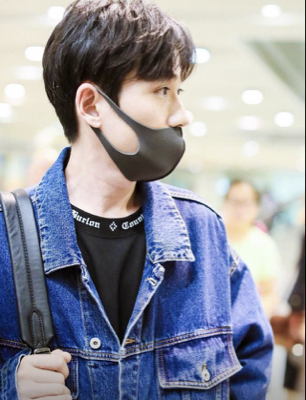
%> input picture src/task2/data/1.png, 306 x 400 px; its folder holds only this picture in this run
$ octave --eval "test;"   (GNU Octave 9; MATLAB toolbox functions it lacks are replaced by stand-ins)
%> lines starting %> are read from the running program, lines starting %| are printed output that depends on the picture
### src/task2/purgesmallregions.m
function Out = purgesmallregions(BW)
    [Reg, N] = bwlabel(BW);
    Area = zeros(N,1);

    for i = 1:N
       Area(i) = nnz(Reg == i);
    end

    RegAvg = mean(Area(:));
    Out = zeros(size(BW));

    for i = 1:N
       if Area(i) >= RegAvg
           Zone = (Reg == i);
           Out = Out | Zone;
       end
    end
end

### src/task2/test.m
function test
   global img_index

   for img_index = 1:10
       mainLoop(img_index);
% [3 lines not run here, left out]
function mainLoop(id)
%> called with id = 1

    global i

    file_name = sprintf('data/%d.png', id);
    original = uint8(imread(file_name));
%> original is the input picture: size 400x306x3 uint8; mean R, G, B 145.5, 146.7, 157.4

    gt_data = load('data/ground_truth.mat');
    BB = gt_data.ground_truth_store(id).ground_truth;

    confusion_matrix = zeros(3,3);

    for i = 1:size(BB, 1)

        img = im2uint8(zeros(BB(i,2)-BB(i,1),BB(i,4)-BB(i,3),3));

        for j = 1:size(img,1)
            for k = 1:size(img,2)
                img(j,k,:) = original(j+BB(i,1), k+BB(i,3),:);
            end
        end

        algorithm(img);
    end
%> this loop made 1 pass
%> pass 1, in faceMask, `ImgRGB = imgaussfilt(ImgRGB, 7);`:
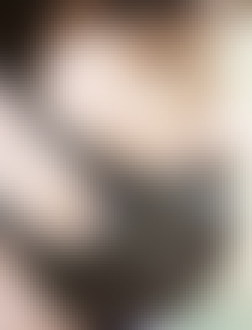
%> ImgRGB: size 110x84x3 uint8 (shown 3 times larger); mean R, G, B 156.1, 142, 131.3
%> pass 1, in faceMask, `R = ImgRGB(:,:,1);`:
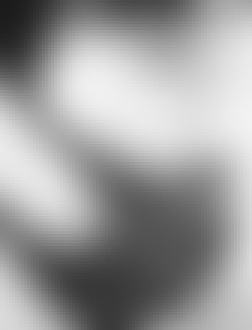
%> R: size 110x84 uint8 (shown 3 times larger); min 27, max 242, mean 156.1
%> pass 1, in faceMask, `G = ImgRGB(:,:,2);`:
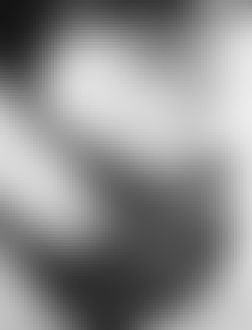
%> G: size 110x84 uint8 (shown 3 times larger); min 20, max 236, mean 142
%> pass 1, in faceMask, `B = ImgRGB(:,:,3);`:
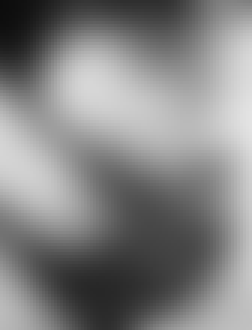
%> B: size 110x84 uint8 (shown 3 times larger); min 12, max 227, mean 131.3
%> after the loop:
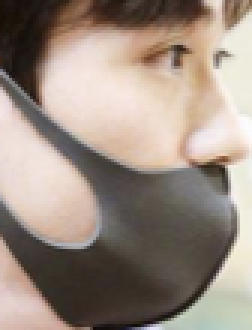
%> img: size 110x84x3 uint8 (shown 3 times larger); mean R, G, B 155.3, 140.9, 130
end

function out_string = algorithm(img)

    with_mask = 0;
    without_mask = 0;
    bad_mask = 0;

    face_mask = faceMask(img);
%     ch_objects = bwconvhull(face_mask, 'objects');

    if detect_lips(img, face_mask) == 1
        without_mask = 1;
    end

    if(without_mask == 1 && bad_mask == 0 && with_mask == 0)
        out_string = 'without_mask';
    elseif(without_mask == 0 && bad_mask == 0 && with_mask == 1)
        out_string = 'with_mask';
    elseif(without_mask == 0 && bad_mask == 1 && with_mask == 1)
        out_string = 'mask_weared_incorrect';
    end
end

function [Out] = faceMask(ImgRGB)

    ImgRGB = imgaussfilt(ImgRGB, 7);

    %Isolate R.
    R = ImgRGB(:,:,1);
    %Isolate G.
    G = ImgRGB(:,:,2);
    %Isolate B.
    B = ImgRGB(:,:,3);

    ImgYCbCr = rgb2ycbcr(ImgRGB);

    %Isolate Cb.
    Cb = ImgYCbCr(:,:,2);
    %Isolate Cr.
    Cr = ImgYCbCr(:,:,3);

    ImgHSV = rgb2hsv(ImgRGB);

    %Isolate H.
    H = ImgHSV(:,:,1);

    MaskRGB = (R > 95) & (G > 40) & (B > 20) & ((max(max(R,G), B) - min(min(R,G), B)) > 15) & (imabsdiff(R, G) > 15)  & (R > G) & (R > B);
    MaskRGB2 = (R > 220) & (G > 210) & (B > 170) & (imabsdiff(R,G) <= 15) & (R > B) & (G > B);

    MaskYCbCr = (Cr <= 1.5862*double(Cb) + 20) & (Cr >= 0.3448*double(Cb) + 76.2069) & (Cr >= -1.005 * double(Cb) + 234.5652) & (Cr <= -1.15 * double(Cb) + 301.75) & (Cr <= -2.2857 * double(Cb) + 432.85);
    MaskHSV = H < (50 / 360) | H > (230 / 360);

    Out = (MaskRGB | MaskRGB2) & MaskYCbCr & MaskHSV;
    Out = purgesmallregions(Out);
    Out = imclose(Out, ones(4));
%     Out = imerode(Out, strel('disk', 2));
end

function [Out] = hsuEyesMethod(img_rgb, convex_hull)

    img_ycbcr = im2double(rgb2ycbcr(img_rgb));

    % Chromo map
    cb_square = img_ycbcr(:,:,2).^2;
    cr_square = img_ycbcr(:,:,3).^2;
    cr_c_square = 1 - cr_square;
    cb_cr_div = img_ycbcr(:,:,2)./img_ycbcr(:,:,3);
    eye_map_c = 1/3 * (cb_square + cr_c_square + cb_cr_div);
    eye_map_c = histeq(eye_map_c);

    % Luma map
    y_original = img_ycbcr(:,:,1);
    y_dilated = imdilate(y_original, offsetstrel('ball', 21, 1));
    y_eroded = imerode(y_original, offsetstrel('ball', 5, 1));
    eye_map_y = y_dilated ./ ( y_eroded + 1 );

    % Result
    Out = eye_map_c .* eye_map_y;
    Out = imtophat(Out, strel('disk', 11));
    Out = imdilate(Out, strel('disk', 2));
    Out = imopen(Out, strel('disk', 3));
    Out = Out .* convex_hull; % Mask to only output the face ROI
    Out = Out ./ max(max(Out));

    % Debug
    figure
    subplot(2,2,1), imshow(img_rgb), title('Input Image')
    subplot(2,2,2), imshow(eye_map_c, []), title('Eye Map C')
    subplot(2,2,3), imshow(eye_map_y, []), title('Eye Map Y')
    subplot(2,2,4), imshow(Out, []), title('Output Image')

end

function [Out] = hsuLipsMethod(img_rgb, convex_hull)
    img_ycbcr = im2double(rgb2ycbcr(img_rgb));

    % Chromo components
    cr = img_ycbcr(:,:,3);
    cb = img_ycbcr(:,:,2);
    cr_square = cr.^2;
    cr_cb_div = cr ./ cb;

    n_pixeis = 0;
    upper_sum = 0.0;
    bottom_sum = 0.0;

    for i = 1:size(img_ycbcr(:,:,1), 1)
        for j = 1:size(img_ycbcr(:,:,1), 2)
            if convex_hull(i,j) > 0
                n_pixeis = n_pixeis + 1;
                upper_sum = upper_sum + cr(i,j) .^ 2;
                bottom_sum = bottom_sum + cr(i,j) / cb(i,j);
            end
        end
    end
    niu = 0.95 * upper_sum/bottom_sum;

    % Result
    Out = cr_square .* ( ( cr_square - niu * cr_cb_div) .^ 2 );
    Out = imtophat(Out, strel('disk', 11));
    Out = imdilate(Out, strel('disk', 3));
    Out = Out .* convex_hull;
    Out = Out ./ max(max(Out));

% [6 lines of commented-out code are left out]

end

function detected = detect_lips(original, convex_hull)
    global i img_index

    img = hsuLipsMethod(original, convex_hull);
    img = im2double(img);
    half = img(floor((size(img, 1)/2)) : end,:);

    % Detect red color in HSV space
    img_hsv = rgb2hsv(original);
    half_hsv = img_hsv(floor((size(img, 1)/2)) : end,:, :);
   	hImage = half_hsv(:,:,1);
    h_mask = (hImage <= 0.05) | (hImage >= 0.95);

    % Rescale image to [0.0 1.0]
    if max(max(half)) > 0
        half = imadjust(half, [0 max(max(half))], [0.0 1.0]);
    else
        half = zeros(size(half));
    end

    % Threshold detecting high luma intensities in detected red zones
    thresh = imbinarize(half, 0.8);
    thresh = imclose(thresh, strel('disk', 5));
    thresh = thresh .* h_mask;
    thresh_stats = regionprops(logical(bwlabel(thresh)), 'all');

    % Algorithm
    lips = 0;

    if size(thresh_stats, 1) == 1
         if thresh_stats.Orientation < 45 && thresh_stats.Orientation > -45
                 if thresh_stats.Eccentricity < 0.9
                     if thresh_stats.Centroid(2) > 0.1 * size(img, 2) && thresh_stats.Centroid(2) < 0.9 * size(img, 2)
                         if thresh_stats.Centroid(1) > 0.1 * size(half, 1) && thresh_stats.Centroid(1) < 0.9 * size(half, 1)
                             lips = 1;
                         end
                     end
                 end
         end
    end

    fprintf('Img %d | Face %d -> Lips = %d\n', img_index, i, lips);

    % Return bool [0 = not found; 1 = found]
    detected = lips;

    % Debug figures
    figure(i+1); clf(i+1);
    subplot(1,3,1), imshow(original), title('Original')
    subplot(1,3,2), imshow(thresh, []), title('Bottom Half, After Threshold')
    subplot(1,3,3), imshow(label2rgb(bwlabel(thresh))), title('Detected Regions')

    hold on
    for n = 1:size(thresh_stats, 1)
        rectangle('Position', thresh_stats(n).BoundingBox, 'EdgeColor', 'red');
    end
    hold off
end
%> in test, `mainLoop(img_index);`:
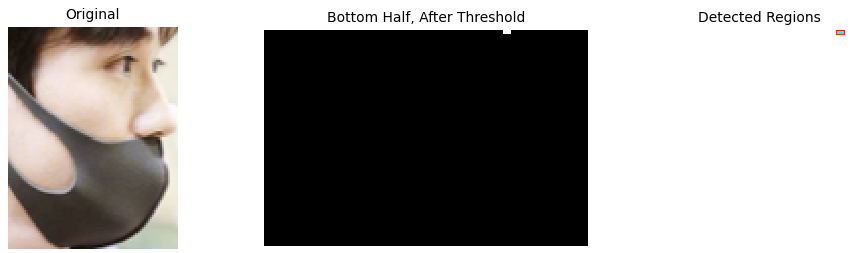
%> figure redrawn from the program's plot data, 3 panels
%> (the run ends here)
